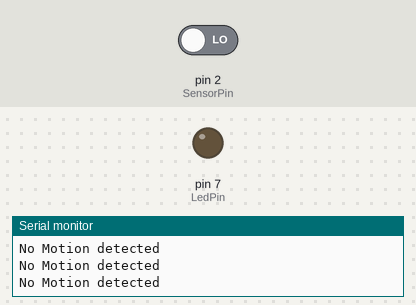
Simulated run of this sketch. Board: Arduino Uno, built with avr-gcc and run on an emulated ATmega328P. On the bench: output pins drawn as LEDs (lit = HIGH), the last lines printed to the serial monitor. The inputs (shaded band) are chosen by the test bench; at power-on: pin 2 (SensorPin) LOW.

Above: at 2.8 s.
2.9 s: pin 2 (SensorPin) driven HIGH
At 4.2 s:
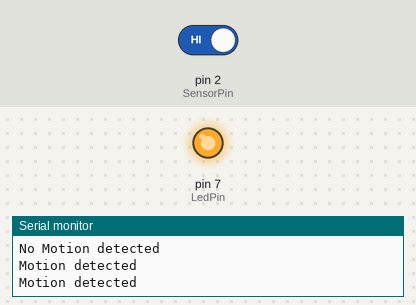
4.5 s: pin 2 (SensorPin) driven LOW
At 6.0 s:
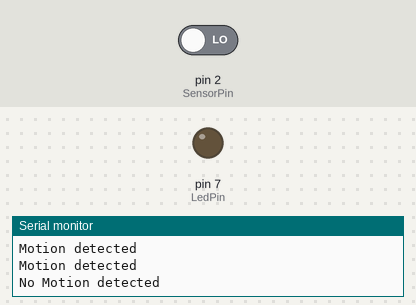
Timing chart, 0 to 7.5 s (numbered marks = the images above; inputs shaded):
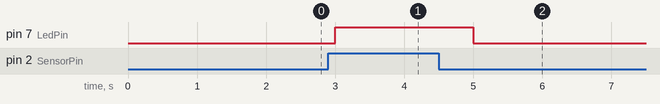

The sketch:

sensethinkact.ino
```cpp
int SensorPin = 2;
int LedPin = 7;

void setup(){
	pinMode(SensorPin, INPUT);
 	pinMode(LedPin, OUTPUT);
  	Serial.begin(9600);
}

void loop(){
	int motion = digitalRead(SensorPin);

  if(motion == HIGH) {
  	digitalWrite(LedPin, HIGH);
    Serial.println("Motion detected");
    delay(1000);
  }
  else{
    digitalWrite(LedPin, LOW);
    Serial.println("No Motion detected");
    delay(1000);
  }
}
```

Measured:
- after the input at 2.9 s, pin 7 (LedPin): LOW → HIGH after 0.10 s
- after the input at 4.5 s, pin 7 (LedPin): HIGH → LOW after 0.50 s
